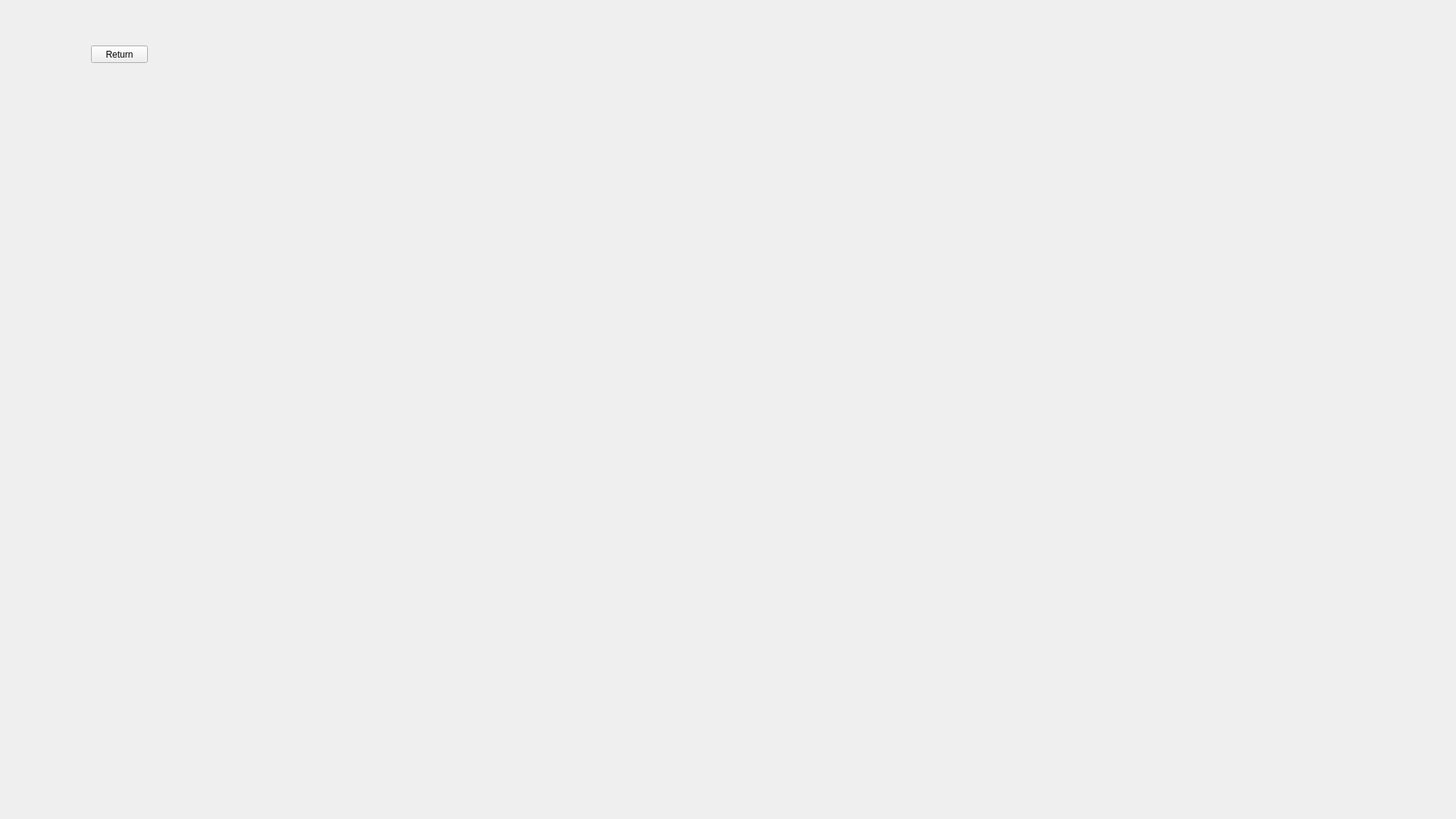
<?xml version="1.0" encoding="UTF-8"?>
<ui version="4.0">
 <class>FormSetting</class>
 <widget class="QWidget" name="FormSetting">
  <property name="geometry">
   <rect>
    <x>0</x>
    <y>0</y>
    <width>1920</width>
    <height>1080</height>
   </rect>
  </property>
  <property name="windowTitle">
   <string>Form</string>
  </property>
  <widget class="QPushButton" name="pushButtonReturn">
   <property name="geometry">
    <rect>
     <x>120</x>
     <y>60</y>
     <width>75</width>
     <height>23</height>
    </rect>
   </property>
   <property name="text">
    <string>Return</string>
   </property>
  </widget>
 </widget>
 <resources/>
 <connections/>
</ui>
